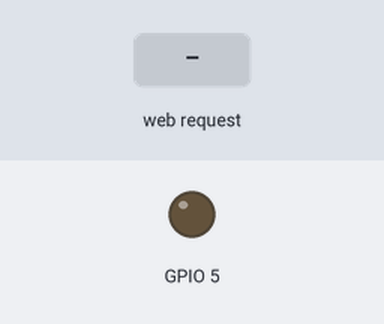
Bench run of a sketch on a simulated ESP8266 (NodeMCU). On the bench: output pins drawn as LEDs (lit = HIGH). The test bench sets the inputs (shaded band). WiFi joins after 1.5 s; servers stay silent unless stated; what the sketch prints to the serial monitor is not drawn.

Above: at 2.7 s.
2.8 s: HTTP request GET /desligar received
At 3.8 s:
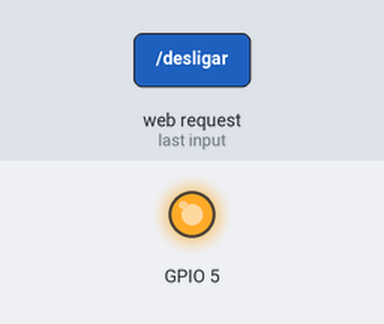
4.3 s: HTTP request GET /ligar received
At 4.9 s:
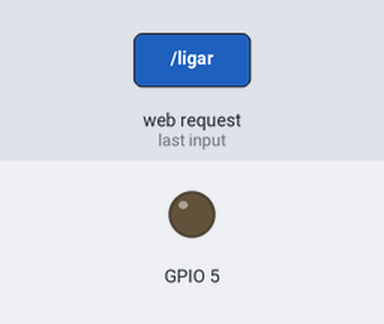
Timing chart, 0 to 7.3 s (numbered marks = the images above; inputs shaded):
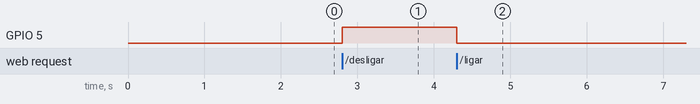

The sketch:

WiFiWebServer_Reel_.ino
```cpp
#include <ESP8266WiFi.h>

const char* ssid = "PERNINHA";
const char* password = "Manicomiof4022";

// Create an instance of the server
// specify the port to listen on as an argument
WiFiServer server(80);

void setup() {
  Serial.begin(115200);
  delay(10);

  // prepare GPIO2
  pinMode(5, OUTPUT);
  digitalWrite(5, 0);

  // Connect to WiFi network
  Serial.println();
  Serial.println();
  Serial.print("Connecting to ");
  Serial.println(ssid);

  WiFi.begin(ssid, password);

  while (WiFi.status() != WL_CONNECTED) {
    delay(500);
    Serial.print(".");
  }
  Serial.println("");
  Serial.println("WiFi connected");

  // Start the server
  server.begin();
  Serial.println("Server started");

  // Print the IP address
  Serial.println(WiFi.localIP());
}

void loop() {
  // Check if a client has connected
  WiFiClient client = server.available();
  if (!client) {
    return;
  }

  // Wait until the client sends some data
  Serial.println("new client");
  while(!client.available()){
    delay(1);
  }

  // Read the first line of the request
  String req = client.readStringUntil('\r');
  Serial.println(req);
  client.flush();

  // Prepare the response
  String s;
  s += "<!DOCTYPE HTML>\r\n<html>\r\n";
  s += "<head><meta charset='utf-8'/><title>Controlando Reles</title></head><body>";
  s += "<script type='text/javascript'>";
  s += "function request(numero){";
  s += "if(numero == 1){";
  s += " var url = 'ligar';";
  s += "}";
  s += "else{";
  s += " var url = 'desligar';}";
  s += " var xhttp = new XMLHttpRequest();";
  s += " xhttp.onreadystatechange = function(){";
  s += "     if (this.readyState == 4 && this.status == 200){";
  s += "      alert('Finished');";
  s += "    }";
  s += " };";
  s += "    xhttp.open('GET',url,true);";
  s += "  xhttp.send();";
  s += " }";
  s += " </script>";
  s += "<div>";
  s += "<button onclick='request(1);'>Ligar</button>";
  s += "<button onclick='request(0);'>Desligar</button>";
  s += "</div>";
  s += "</body>";
  s += "</htlm>";


  // Send the response to the client
  client.print(s);
  client.flush();

  // Match the request
  int val;
  if (req.indexOf("/ligar") != -1)
    val = 0;
  else if (req.indexOf("/desligar") != -1)
    val = 1;
  else {
    Serial.println("invalid request");
    //client.stop();
    return;
  }

  // Set GPIO2 according to the request
  digitalWrite(5, val);

  client.flush();
  delay(1);
  Serial.println("Client disconnected");

}
```

Measured:
- after the input at 2.8 s, GPIO 5: LOW → HIGH at once
- after the input at 4.3 s, GPIO 5: HIGH → LOW at once
